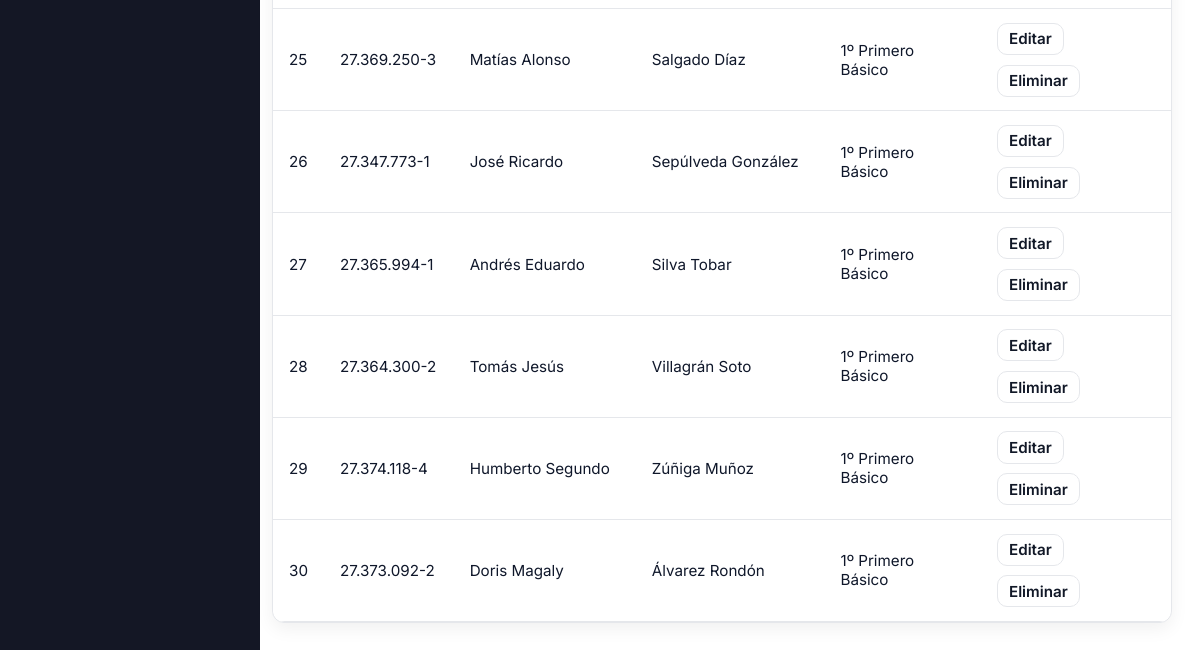
The page /cursos/?page=3&curso=11 (signed in, lower part) on the database as committed earlier.
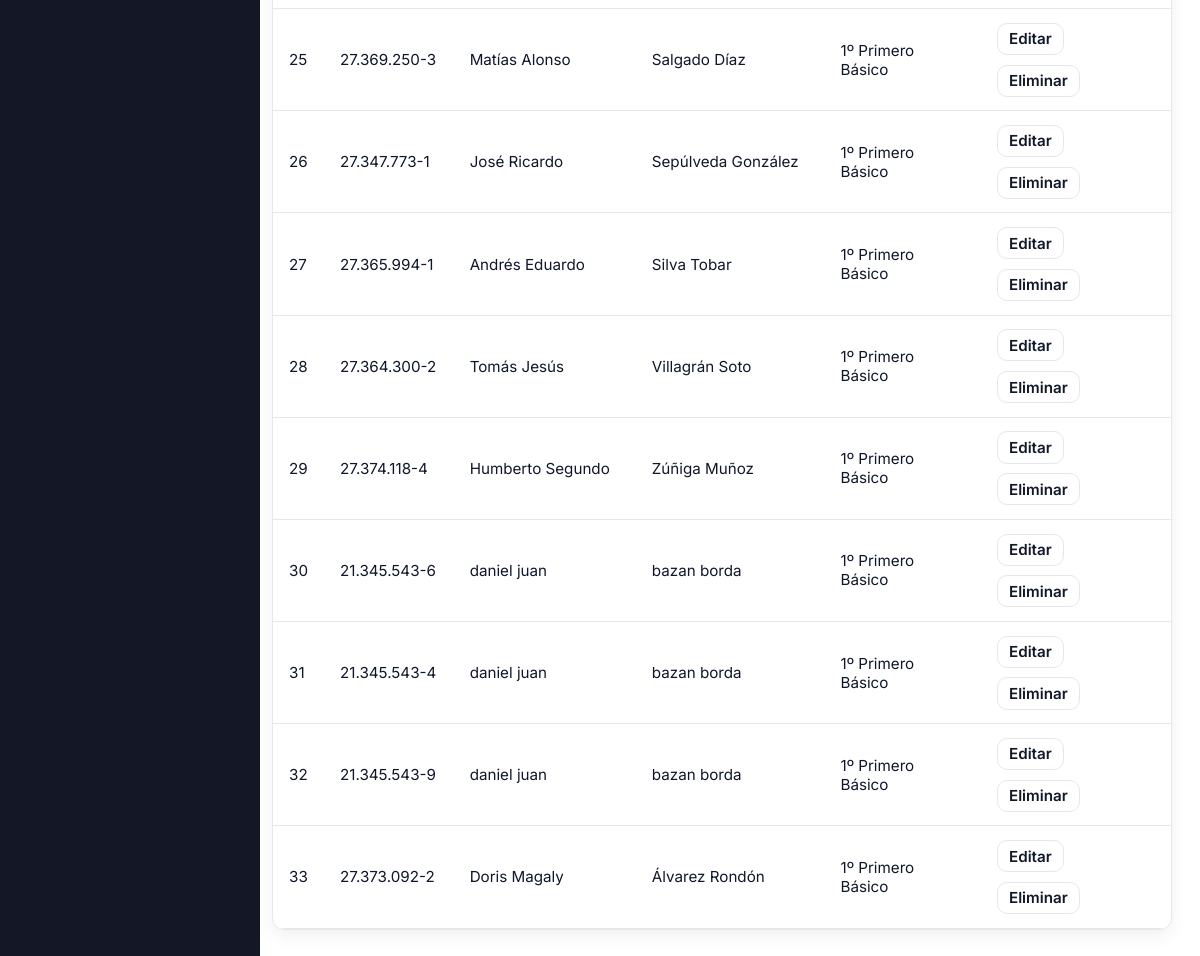
The same page on the database as committed later.
### usuarios/models.py (models this page shows, shortened)
class Alumno(models.Model):
    rut = models.CharField(
        max_length=12,
        unique=True,
        validators=[rut_validator],
        help_text="Formato: 12.345.678-9 o 12345678-9"
    )
    nombres = models.CharField(max_length=100)
    apellidos = models.CharField(max_length=100)
    fecha_nacimiento = models.DateField()
    contacto_emergencia = models.CharField(
        max_length=15,
        validators=[telefono_validator],
        help_text="Formato: +569XXXXXXXX"
    )
    curso = models.ForeignKey(Curso, on_delete=models.SET_NULL, null=True, blank=True)
    class Meta:
        ordering = ['apellidos', 'nombres']

class Curso(models.Model):
    año = models.CharField(max_length=15)
    nombre = models.CharField(max_length=30)
    sala = models.CharField(max_length=10)
    asignaturas = models.ManyToManyField('Asignatura', blank=True)
    profesor_jefe = models.ForeignKey(
        Usuario,
        on_delete=models.CASCADE,
        null=True,
        blank=True,
        limit_choices_to={'role': 'docente'},
        related_name='cursos_como_profesor_jefe'
    )
    class Meta:
        constraints = [
            models.UniqueConstraint(
                Lower('año'), Lower('nombre'), Lower('sala'),
                name='uniq_curso_anio_nombre_sala_ci'
            )
        ]

### usuarios/views.py (the view)
# urls.py: path('cursos/', cursos_lista, name='cursos_lista'),
@login_required
def cursos_lista(request):
    if request.user.role != 'utp':
        return HttpResponseForbidden("No tienes permisos para ver esta página.")
    page = request.GET.get('page', '1')
    curso_id = request.GET.get('curso')
    cursos = (
        Curso.objects
        .select_related("profesor_jefe")
        .prefetch_related("asignaturas", "asignaturas__profesor")
        .annotate(
            num_asignaturas=Count("asignaturas", distinct=True),
            num_alumnos=Count("alumno", distinct=True),
        )
        .order_by("año", "nombre")
    )
    asignaturas = Asignatura.objects.select_related("profesor").all().order_by("nombre")
    docentes = Usuario.objects.filter(role="docente").order_by("first_name", "last_name", "username")
    alumnos = Alumno.objects.select_related('curso').order_by('curso__año', 'curso__nombre', 'apellidos', 'nombres')
    if curso_id:
        alumnos = alumnos.filter(curso_id=curso_id)
    context = {
        'page': page,
        'cursos': cursos,
        'asignaturas': asignaturas,
        'docentes': docentes,
        'alumnos': alumnos,
        'cursos_alumno': cursos,
        'curso_seleccionado': int(curso_id) if curso_id else None,
    }
    return render(request, "cursos_lista.html", context)

### usuarios/templates/cursos_lista.html (shortened to what this page needs)
{% extends 'base.html' %}
{% load static dict_extras %}
{% block extra_css %}
<link rel="stylesheet" href="{% static 'css/cursos_lista.css' %}">
{% endblock %}
{% block content %}
{% if page == '3' %}
<br>
<div class="table-wrap">
  <table class="table">
    <tbody>
      {% for alumno in alumnos %}
        <tr>
          <td>{{ forloop.counter }}</td>
          <td>{{ alumno.rut }}</td>
          <td>{{ alumno.nombres }}</td>
          <td>{{ alumno.apellidos }}</td>
          <td>{% if alumno.curso %}{{ alumno.curso.nombre }}{% else %}—{% endif %}</td>
          <td class="cell-actions">
            <a class="link" href="{% url 'usuarios:editar_alumno' alumno.id %}">Editar</a>
            <a class="link link-danger" href="{% url 'usuarios:eliminar_alumno' alumno.id %}"
            onclick="return confirm('¿Estás seguro de que deseas eliminar a este alumno?');">
              Eliminar
            </a>
          </td>
        </tr>
      {% empty %}
        <tr><td colspan="6">No hay alumnos.</td></tr>
      {% endfor %}
    </tbody>
  </table>
</div>
{% endif %}
{% endblock %}

Rows that differ between the two databases and show on the page:
added Alumno: rut "21.345.543-6", nombres "daniel juan", apellidos "bazan borda", curso.nombre "1º Primero Básico"
added Alumno: rut "21.345.543-4", nombres "daniel juan", apellidos "bazan borda", curso.nombre "1º Primero Básico"
added Alumno: rut "21.345.543-9", nombres "daniel juan", apellidos "bazan borda", curso.nombre "1º Primero Básico"
